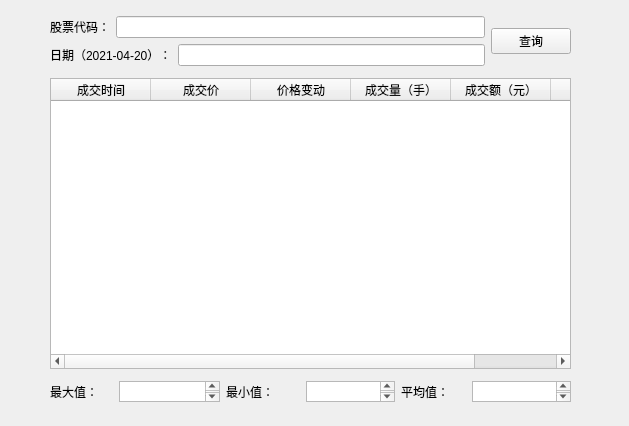
<?xml version="1.0" encoding="UTF-8"?>
<ui version="4.0">
 <class>Form</class>
 <widget class="QWidget" name="Form">
  <property name="geometry">
   <rect>
    <x>0</x>
    <y>0</y>
    <width>629</width>
    <height>426</height>
   </rect>
  </property>
  <property name="minimumSize">
   <size>
    <width>629</width>
    <height>0</height>
   </size>
  </property>
  <property name="windowTitle">
   <string>Form</string>
  </property>
  <widget class="QWidget" name="">
   <property name="geometry">
    <rect>
     <x>50</x>
     <y>10</y>
     <width>521</width>
     <height>401</height>
    </rect>
   </property>
   <layout class="QVBoxLayout" name="verticalLayout_2">
    <item>
     <layout class="QHBoxLayout" name="horizontalLayout_3">
      <item>
       <layout class="QVBoxLayout" name="verticalLayout">
        <item>
         <layout class="QHBoxLayout" name="horizontalLayout">
          <item>
           <widget class="QLabel" name="label">
            <property name="text">
             <string>股票代码：</string>
            </property>
           </widget>
          </item>
          <item>
           <widget class="QLineEdit" name="lineEdit"/>
          </item>
         </layout>
        </item>
        <item>
         <layout class="QHBoxLayout" name="horizontalLayout_2">
          <item>
           <widget class="QLabel" name="label_2">
            <property name="text">
             <string>日期（2021-04-20）：</string>
            </property>
           </widget>
          </item>
          <item>
           <widget class="QLineEdit" name="lineEdit_2"/>
          </item>
         </layout>
        </item>
       </layout>
      </item>
      <item>
       <widget class="QPushButton" name="pushButton">
        <property name="text">
         <string>查询</string>
        </property>
       </widget>
      </item>
     </layout>
    </item>
    <item>
     <widget class="QTableWidget" name="tableWidget">
      <property name="maximumSize">
       <size>
        <width>16777215</width>
        <height>291</height>
       </size>
      </property>
      <column>
       <property name="text">
        <string>成交时间</string>
       </property>
      </column>
      <column>
       <property name="text">
        <string>成交价</string>
       </property>
      </column>
      <column>
       <property name="text">
        <string>价格变动</string>
       </property>
      </column>
      <column>
       <property name="text">
        <string>成交量（手）</string>
       </property>
      </column>
      <column>
       <property name="text">
        <string>成交额（元）</string>
       </property>
      </column>
      <column>
       <property name="text">
        <string>性质</string>
       </property>
      </column>
     </widget>
    </item>
    <item>
     <layout class="QHBoxLayout" name="horizontalLayout_7">
      <item>
       <layout class="QHBoxLayout" name="horizontalLayout_4">
        <item>
         <widget class="QLabel" name="label_3">
          <property name="text">
           <string>最大值：</string>
          </property>
         </widget>
        </item>
        <item>
         <widget class="QTextBrowser" name="textBrowser">
          <property name="maximumSize">
           <size>
            <width>101</width>
            <height>21</height>
           </size>
          </property>
         </widget>
        </item>
       </layout>
      </item>
      <item>
       <layout class="QHBoxLayout" name="horizontalLayout_5">
        <item>
         <widget class="QLabel" name="label_4">
          <property name="text">
           <string>最小值：</string>
          </property>
         </widget>
        </item>
        <item>
         <widget class="QTextBrowser" name="textBrowser_2">
          <property name="maximumSize">
           <size>
            <width>89</width>
            <height>21</height>
           </size>
          </property>
         </widget>
        </item>
       </layout>
      </item>
      <item>
       <layout class="QHBoxLayout" name="horizontalLayout_6">
        <item>
         <widget class="QLabel" name="label_5">
          <property name="text">
           <string>平均值：</string>
          </property>
         </widget>
        </item>
        <item>
         <widget class="QTextBrowser" name="textBrowser_3">
          <property name="maximumSize">
           <size>
            <width>99</width>
            <height>21</height>
           </size>
          </property>
         </widget>
        </item>
       </layout>
      </item>
     </layout>
    </item>
   </layout>
  </widget>
 </widget>
 <resources/>
 <connections/>
</ui>
